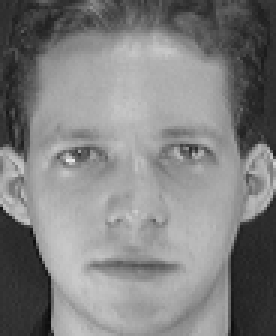
#> input picture ORL/s1/1.bmp, 92 x 112 px (shown 3 times larger); its folder holds only this picture in this run
$ python my_pca.py
#> lines starting #> are read from the running program, lines starting #| are printed output that depends on the picture
# coding:utf-8
# @Time:2022/7/9 12:54
# @Author:LHT
# @File:my_pca
# @GitHub:https://github.com/SHICUO
# @Contact:lin1042528352@163.com
# @Software:PyCharm

import os
import numpy as np
import pandas as pd
import cv2
import matplotlib.pyplot as plt
import time

if __name__ == '__main__':
    sta_time = time.time()

    img_list = pd.DataFrame()
    # 读取图片数据，形成400*n维
    for dir_name in os.listdir('ORL'):
        if dir_name.startswith("s"):
            for img_name in os.listdir(os.path.join("ORL", dir_name)):
                if img_name.endswith(".bmp"):
                    img_path = os.path.join("ORL", dir_name, img_name)
                    img = cv2.imread(img_path, cv2.IMREAD_GRAYSCALE)
#> img is the input picture: shape (112, 92); min 11, max 234, mean 128.3
                    # cv2.imshow('test', img)
                    # cv2.waitKey(0)
                    img = pd.DataFrame(img.reshape(-1).astype(np.float32)/255)
#> img = table of 10304 rows and 1 columns
                    # print(img)
                    img_list = pd.concat([img_list, img], axis=1)
#> img_list = table of 10304 rows and 1 columns

    # print(img_list.shape)
    # print(img_list.iloc[:, 4].to_numpy().reshape(112, 92))
    # 计算平均值
    img_mean = (img_list.sum(axis=1)/img_list.shape[1]).to_numpy()   # 10304*1
#> img_mean = 10304 values, max 0.8 at index 4900, min 0.0314 at index 9492, mean 0.438
    # 标准化
    img_list = img_list.to_numpy().T - img_mean.T    # 400*10304
    # 计算协方差矩阵的特征值和对应的特征向量
    conv = img_list.dot(img_list.T)
#> conv = [[179.3, -179.3], [-179.3, 179.3]]
    eig_value, eig_vector = np.linalg.eig(conv)
#> eig_value = [358.7, 2.84e-14]; eig_vector = [[0.707, 0.707], [-0.707, 0.707]]
    # print(eig_vector)
    # print(sum(abs(eig_value[0]*eig_vector[:, 0] - conv.dot(eig_vector[:, 0])) <= 0.001))
    # 求原协方差矩阵的特征向量
    eig_vector = img_list.T.dot(eig_vector)   # 10304*400
#> eig_vector = 10304 pairs, first value -0.385 to 0.477, second value -4.77e-08 to 4.52e-08
    # print(eig_vector)
    # np.savetxt('eig_vector.txt', eig_vector, fmt="%.5f")
    # 保存数据
    if not os.path.exists('eig_value.txt'):
        np.savetxt('img_mean.txt', img_mean, fmt="%.5f")
        np.savetxt('eig_value.txt', eig_value, fmt="%.5f")
        eig_vector.tofile('eig_vector.bin')     # 向量数据多保存为二进制文件读取速度快
        print("保存文件成功！")
    end_time = time.time()

    # [25 lines of commented-out code are left out]
    cv2.imshow('mean_face', (img_mean*255).reshape(112, 92).astype(np.uint8))
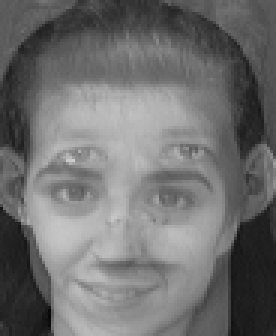
#> window 'mean_face': shape (112, 92) (shown 3 times larger); min 8, max 204, mean 111.5
    cv2.waitKey(0)
    # for i in range(40):
    #     cv2.imshow('eig_face{:}'.format(i), (eig_vector[:, i]*255).reshape(112, 92).astype(np.uint8))
    #     cv2.waitKey(0)

    print("Cost of time:{:.5f}s".format(end_time-sta_time))
